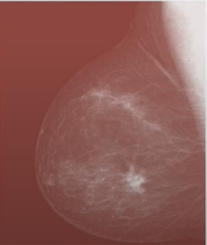
#> input picture image negative/python/1.png, 207 x 245 px
$ python 'Image negatives2.py'
#> lines starting #> are read from the running program, lines starting #| are printed output that depends on the picture
# Image Negative
# s = L-1, L-1 = 255 for 8bit image.
import cv2
import numpy as np
import matplotlib.pyplot as plt

img = cv2.imread("1.png")
#> img is the input picture: shape (245, 207, 3); mean B, G, R 84.1, 89.7, 140
img = cv2.cvtColor(img,cv2.COLOR_BGR2RGB)
gray = cv2.cvtColor(img,cv2.COLOR_BGR2GRAY)
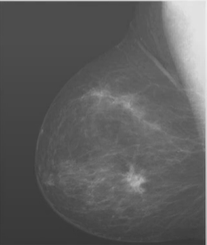
#> gray: shape (245, 207); min 48, max 240, mean 93.8

negative = np.max(img) - img.copy()
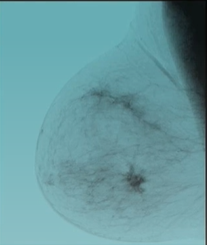
#> negative: shape (245, 207, 3); mean R, G, B 104, 154.3, 159.9
grayNegative = np.max(gray) - gray.copy()
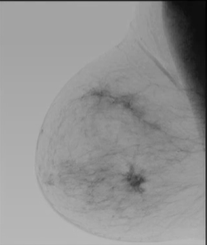
#> grayNegative: shape (245, 207); min 0, max 192, mean 146.2

plt.subplot(2,2,1)
plt.imshow(gray,cmap="gray")
plt.title("Gray")

plt.subplot(2,2,2)
plt.imshow(grayNegative,cmap="gray")
plt.title("Negative")

plt.subplot(2,2,3)
plt.imshow(img,cmap="gray")
plt.title("Negative")

plt.subplot(2,2,4)
plt.imshow(negative)
plt.title("Negative")

plt.show()
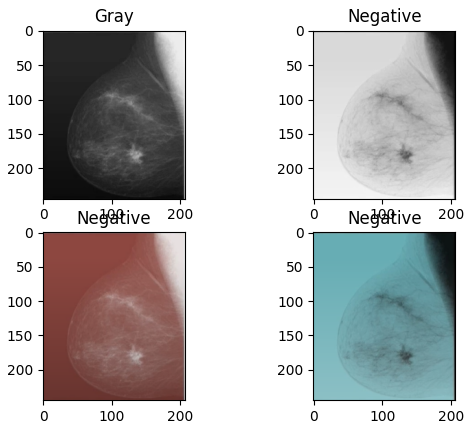
#> figure drawn by matplotlib, 4 panels
